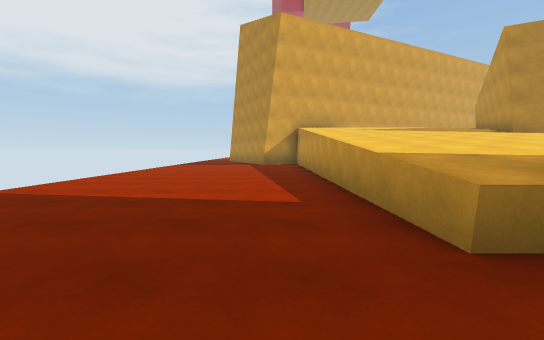
[1] (above)

12 first-person views from a walk through a Unity game level. The camera is 1.3 m above the floor, tilts 4° down and sees 90° across. The floor is counted in squares, 2 m on a side. Each view is taken from the middle of a square. On the plan, view 1 faces up. The plan holds only what a view shows up to about 9 squares ahead; the rest is blank. The place goes on beyond the plan.

[2]
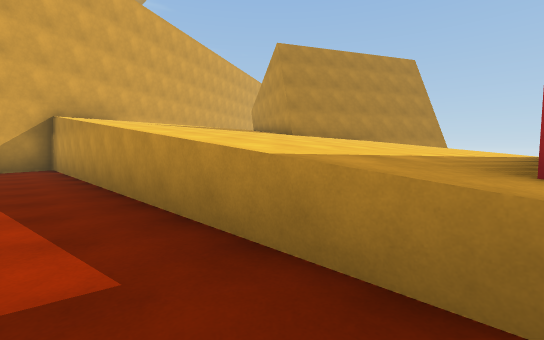

[3]
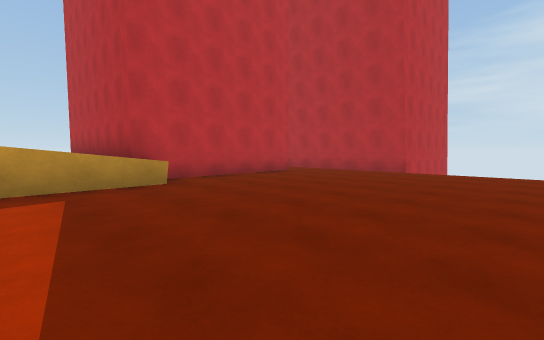

[4]
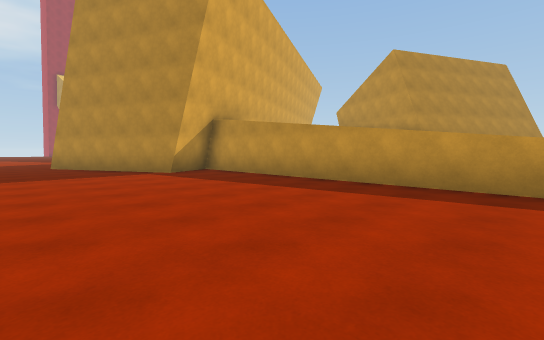

[5]
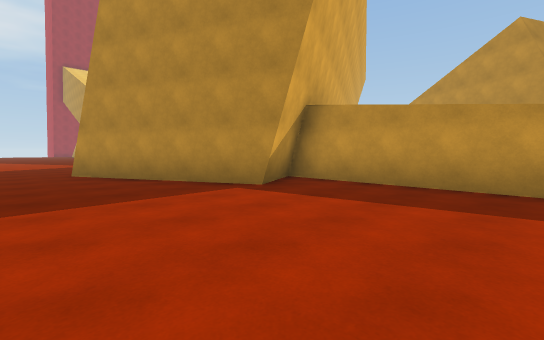

[6]
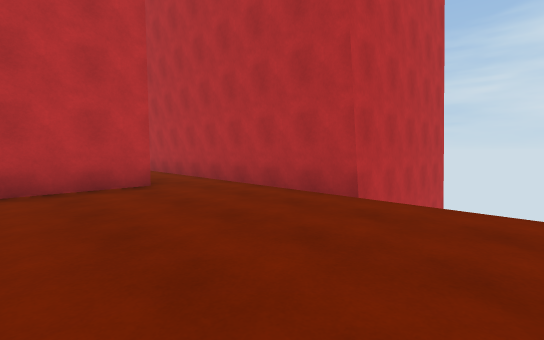

[7]
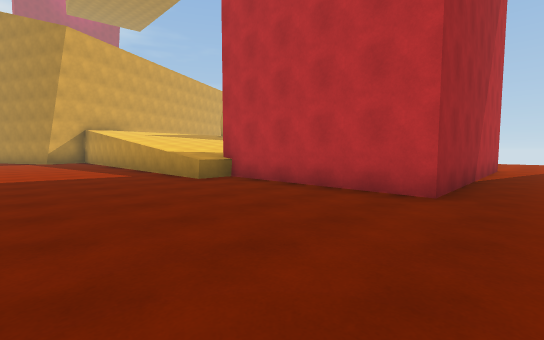

[8]
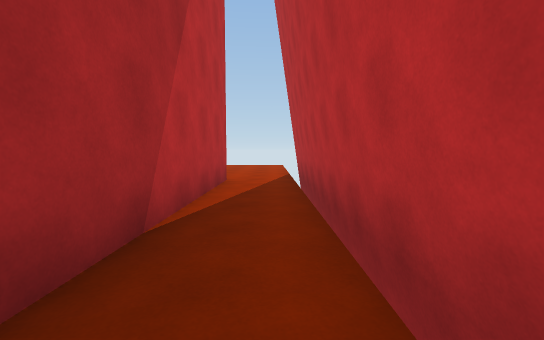

[9]
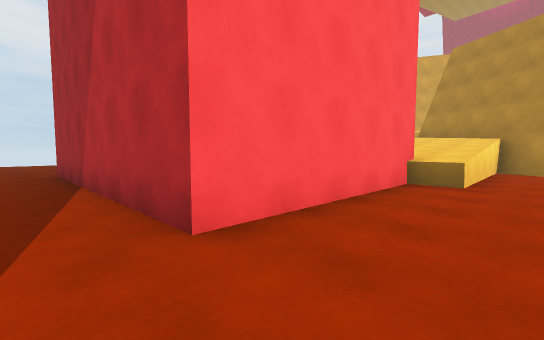

[10]
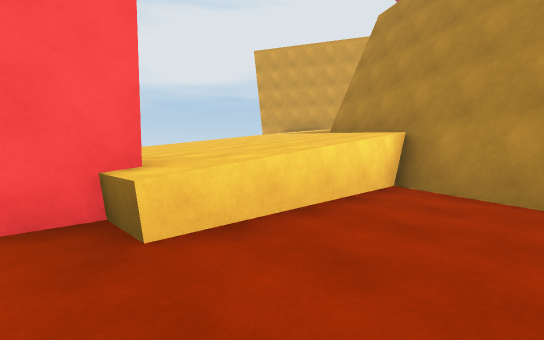

[11]
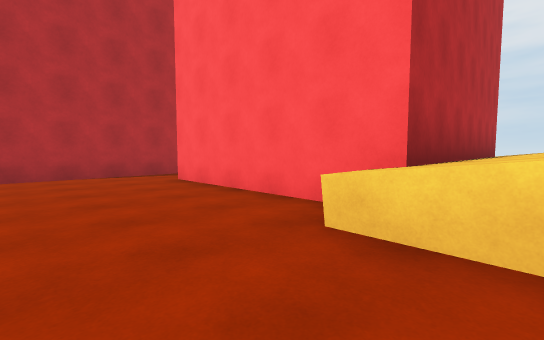

[12]
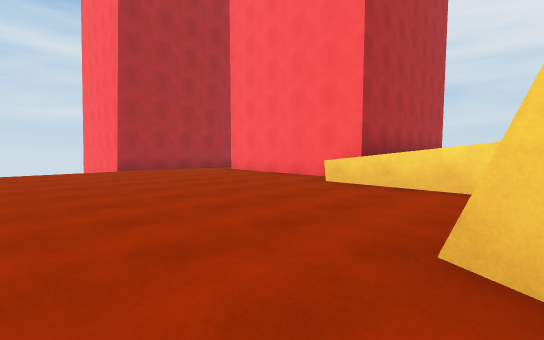

### Floor plan
Key: @ floor where view 1 was taken; # wall or solid block; . floor; ^ raised ledge.
Columns run from 4 left of view 1 to 15 right of it. Each row starts with its distance up from view 1.
 20 ..
 19 ..
 18 ..
 17 ..#
 16 ..##
 15 ...#
 14 ...####
 13 ....#.#
 12 ......#
 11 ......#
 10 ......#
  9 ......#
  8 ......#
  7 ......#       #
  6 ......^^^^^^^^^###
  5 ......^^^^^^^^^..#..
  4 ......^^^^^^^^^.....
  3 ......^^^^^^^^^.....
  2 ......^^^^^^^^^.....
  1 .......#     #......
  0 ....@..#     #......
 -1 .......#     #......
 -2 .......#     #......
 -3 .......#######......
 -4 ....................
 -5    ##############

Where each view was taken, in squares from view 1:
view 1: 0 up, 0 right, facing up
view 2: 2 up, 0 right, facing up-right
view 3: 4 up, 4 left, facing down-right
view 4: 5 up, 4 left, facing up-right
view 5: 9 up, 4 left, facing up-right
view 6: 1 down, 3 left, facing down-right
view 7: 4 down, 2 left, facing up-right
view 8: 4 down, 3 right, facing right
view 9: 4 down, 11 right, facing up-left
view 10: 1 up, 12 right, facing up-left
view 11: 3 up, 12 right, facing down-left
view 12: 5 up, 15 right, facing down-left
